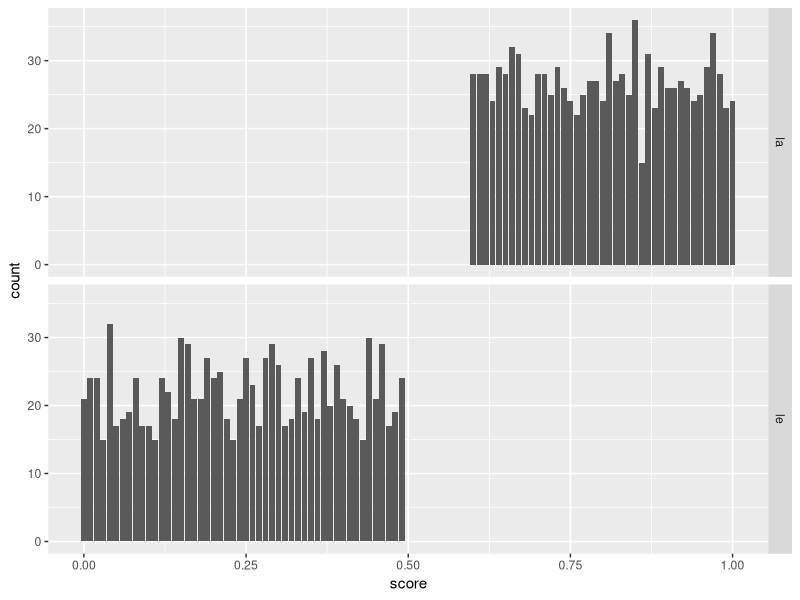
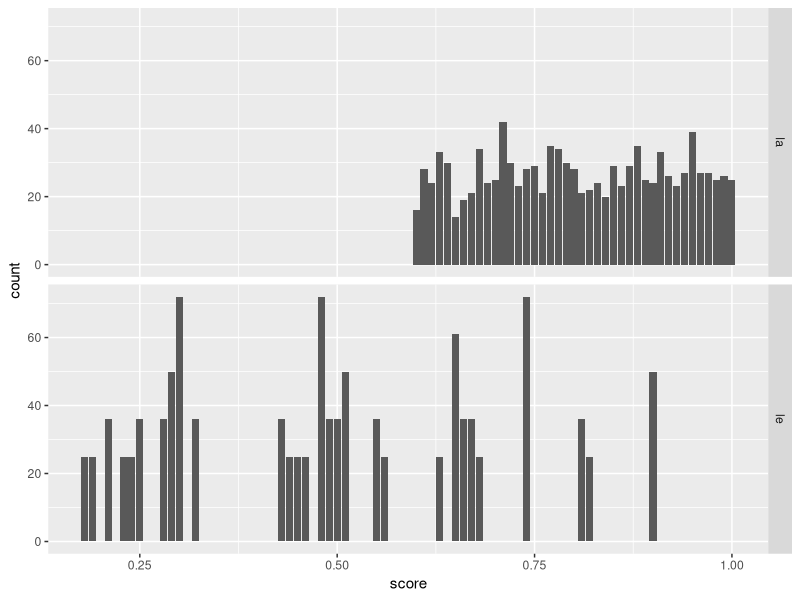
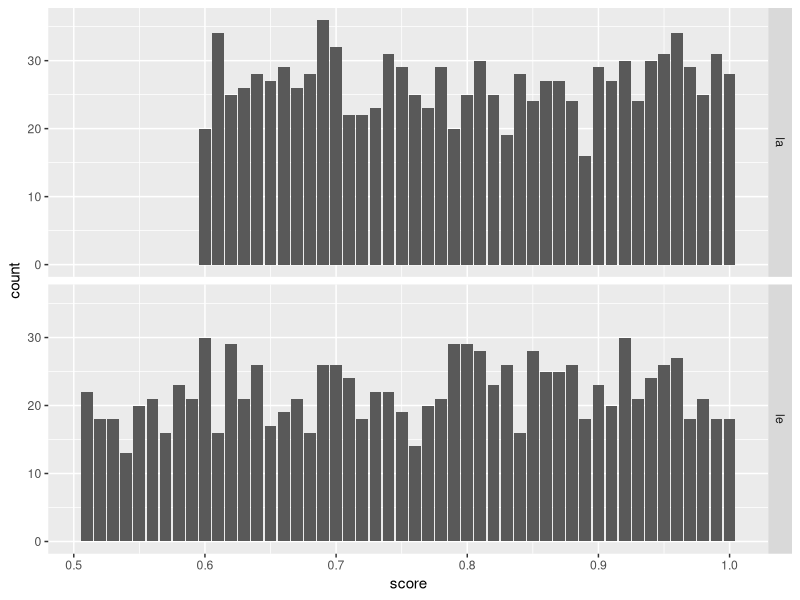
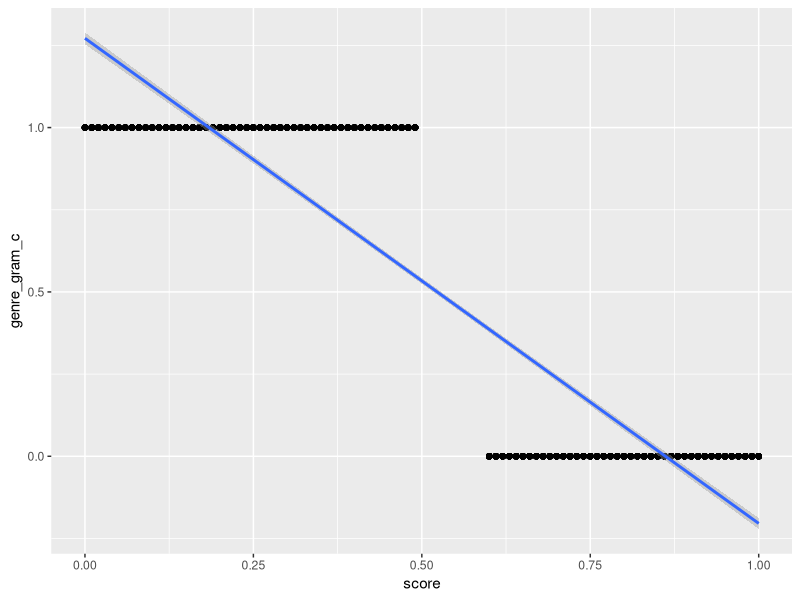
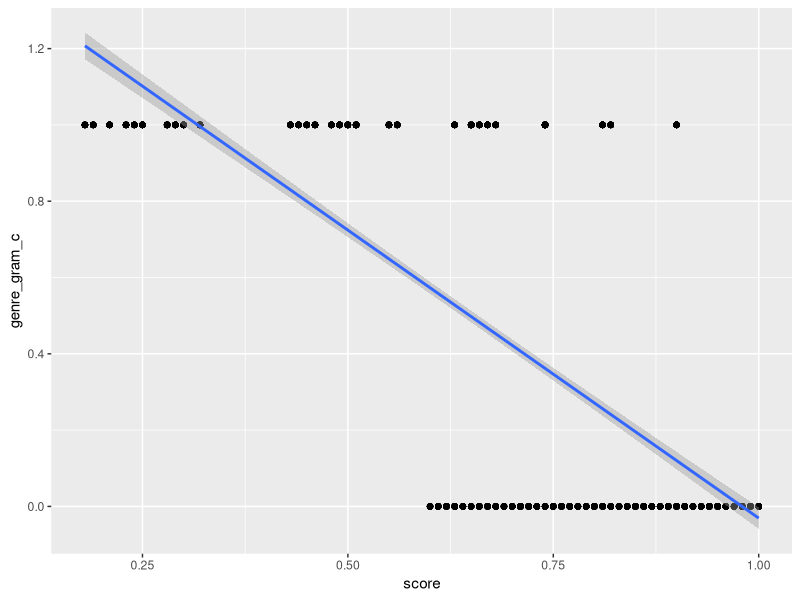
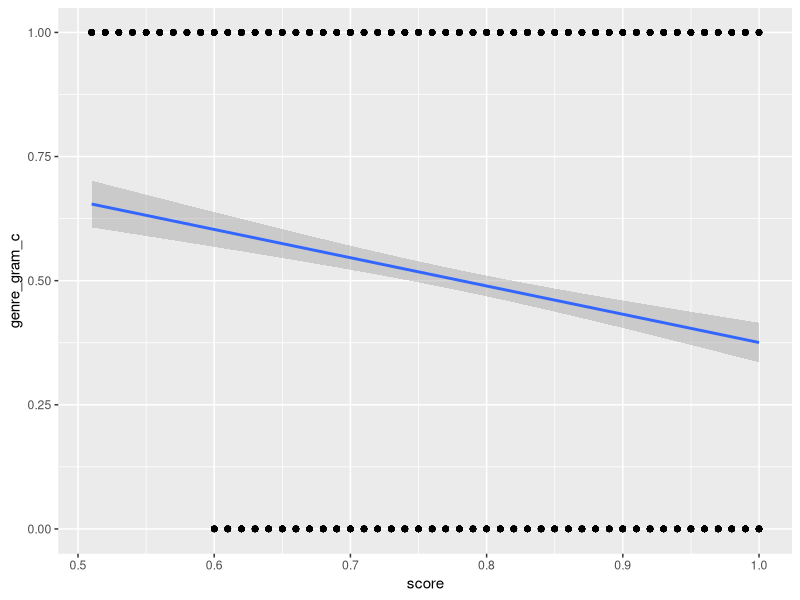
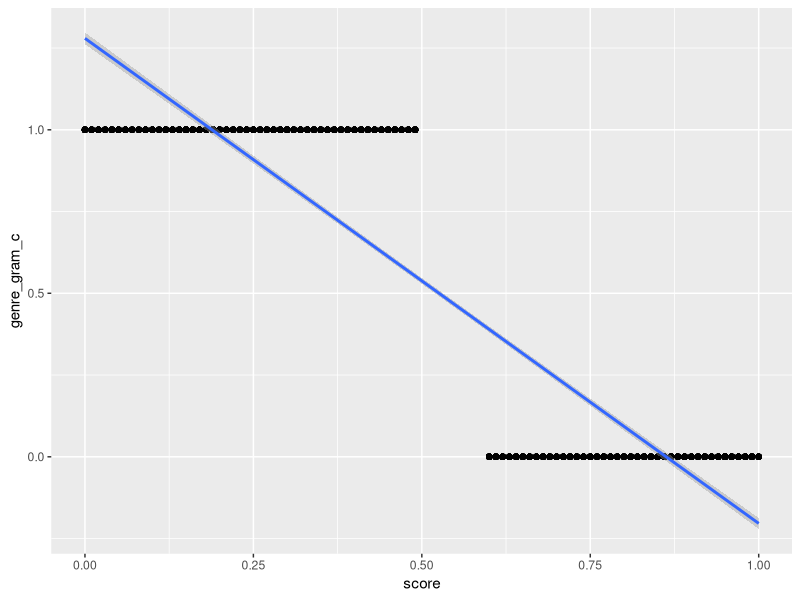
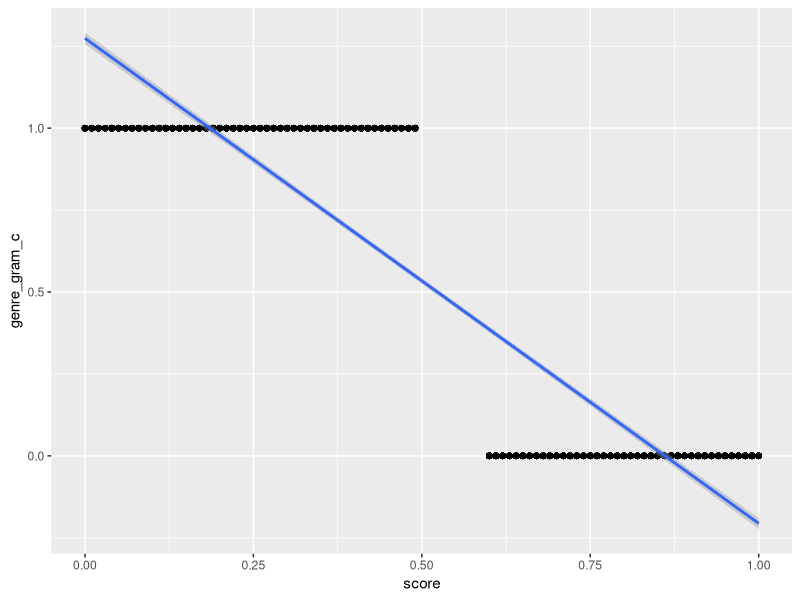

R code for these plots, in order:
## ---- chunk 1
resultats_vide <- readr::read_csv("results_vide.csv")

#on filtre le dataset afin de pouvoir simuler des données différentes pour le et la.
results_le <- dplyr::filter(resultats_vide, genre_grammatical == "le")
#pour avoir une limite correcte dans notre sample aléatoire, on donne la valeur de x en avance.
x <- (0:49)/100
results_le$score <- sample(x, nrow(results_le), replace = TRUE)

# On procède de la même manière pour LA
results_la <- dplyr::filter(resultats_vide, genre_grammatical == "la")
#pour avoir une limite correcte dans notre sample aléatoire, on donne la valeur de x en avance.
x <- (60:100)/100
results_la$score <- sample(x, nrow(results_le), replace = TRUE)

#on combine les deux datasets, c'est à dire qu'on combine les deux variables de genre grammatical
fake_results_1 <- rbind(results_la, results_le)
## ---- chunk 2
#répartition des données
ggplot2::ggplot(fake_results_1, ggplot2::aes(score)) +
  ggplot2::geom_bar() + 
  ggplot2::facet_grid(genre_grammatical ~ .)
## ---- chunk 3
resultats_vide <- readr::read_csv("results_vide.csv")

#on filtre le dataset afin de pouvoir simuler des données différentes pour le et la.
results_le <- dplyr::filter(resultats_vide, genre_grammatical == "le")

#les scores pour le genre grammatical masculin correspondent exactement aux scores de Miserky et al.
results_le$score <- results_le$score_miserky


results_la <- dplyr::filter(resultats_vide, genre_grammatical == "la")
#pour avoir une limite correcte dans notre sample aléatoire, on donne la valeur de x en avance.
x <- (60:100)/100
results_la$score <- sample(x, nrow(results_le), replace = TRUE)

#on combine les deux datasets, c'est à dire qu'on combine les deux variables de genre grammatical
fake_results_2 <- rbind(results_la, results_le)
## ---- chunk 4
#répartition des données
ggplot2::ggplot(fake_results_2, ggplot2::aes(score)) +
  ggplot2::geom_bar() + 
  ggplot2::facet_grid(genre_grammatical ~ .)
## ---- chunk 5
resultats_vide <- readr::read_csv("results_vide.csv")

#on filtre le dataset afin de pouvoir simuler des données différentes pour le et la.
results_le <- dplyr::filter(resultats_vide, genre_grammatical == "le")

#pour avoir une limite correcte dans notre sample aléatoire, on donne la valeur de x en avance.
x <- (51:100)/100
results_le$score <- sample(x, nrow(results_le), replace = TRUE)

# On procède de la même manière pour LA
results_la <- dplyr::filter(resultats_vide, genre_grammatical == "la")

#pour avoir une limite correcte dans notre sample aléatoire, on donne la valeur de x en avance.
x <- (60:100)/100
results_la$score <- sample(x, nrow(results_le), replace = TRUE)

#on combine les deux datasets, c'est à dire qu'on combine les deux variables de genre grammatical
fake_results_3 <- rbind(results_la, results_le)
## ---- chunk 6
#répartition des données
ggplot2::ggplot(fake_results_3, ggplot2::aes(score)) +
  ggplot2::geom_bar() + 
  ggplot2::facet_grid(genre_grammatical ~ .)
## ---- chunk 7
#codage fake_dataset_1.
fake_results_1$genre_gram_c <- ifelse(fake_results_1$genre_grammatical == "le", 1, 0)

#codage fake_dataset_2.
fake_results_2$genre_gram_c <- ifelse(fake_results_2$genre_grammatical == "le", 1, 0)

#codage fake_dataset_3.
fake_results_3$genre_gram_c <- ifelse(fake_results_3$genre_grammatical == "le", 1, 0)

## ---- chunk 8
m1 <- lm(score ~ genre_gram_c, data = fake_results_1)
summary(m1)
## ---- chunk 9
ggplot2::ggplot(fake_results_1, ggplot2::aes(x = score, y = genre_gram_c)) + 
  ggplot2::geom_point() +
  ggplot2::stat_smooth(method = "lm")
## ---- chunk 10
m2 <- lm(score ~ genre_gram_c, data = fake_results_2)
summary(m2)
## ---- chunk 11
ggplot2::ggplot(fake_results_2, ggplot2::aes(x = score, y = genre_gram_c)) + 
  ggplot2::geom_point() +
  ggplot2::stat_smooth(method = "lm")
## ---- chunk 12
m3 <- lm(score ~ genre_gram_c, data = fake_results_3)
summary(m3)
## ---- chunk 13
ggplot2::ggplot(fake_results_3, ggplot2::aes(x = score, y = genre_gram_c)) + 
  ggplot2::geom_point() +
  ggplot2::stat_smooth(method = "lm")
## ---- chunk 14
#constituer un petit échantillon random de résultats
for (i in 100) {
  #on utilise les données des datasets, pour pouvoir comparer les coefficients
  simulation_1 <- fake_results_1
  # on rééchantillonne les données aléatoirement
  simulation_1$score[simulation_1$genre_grammatical == "le"] <- 
    #mais on utilise les scores des bons prédicteurs, soit "le" échantillonné pour "le"
    sample(simulation_1$score[simulation_1$genre_grammatical == "le"], replace = TRUE)
  #"la" échantillonné aléatoirement pour "la" seulement aussi
  simulation_1$score[simulation_1$genre_grammatical == "la"] <- 
    sample(simulation_1$score[simulation_1$genre_grammatical == "la"], replace = TRUE)
  #on applique le modèle linéaire aux nouveaux échantillons
  test_statistique <- lm(score ~ genre_gram_c, data = simulation_1)
}
summary(test_statistique)
## ---- chunk 15
ggplot2::ggplot(simulation_1, ggplot2::aes(x = score, y = genre_gram_c)) + 
  ggplot2::geom_point() +
  ggplot2::stat_smooth(method = "lm")
## ---- chunk 16
for (i in 200) {
  simulation_2 <- fake_results_1
  simulation_2$score[simulation_2$genre_grammatical == "le"] <- 
    sample(simulation_2$score[simulation_2$genre_grammatical == "le"], replace = TRUE)
  simulation_2$score[simulation_2$genre_grammatical == "la"] <- 
    sample(simulation_2$score[simulation_2$genre_grammatical == "la"], replace = TRUE)
  test_statistique <- lm(score ~ genre_gram_c, data = simulation_2)
}
summary(test_statistique)
## ---- chunk 17
ggplot2::ggplot(simulation_2, ggplot2::aes(x = score, y = genre_gram_c)) + 
  ggplot2::geom_point() +
  ggplot2::stat_smooth(method = "lm")
## ---- chunk 18
#constituer un petit échantillon random de résultats
for (i in 50) {
  simulation_3 <- fake_results_1
  simulation_3$score[simulation_2$genre_grammatical == "le"] <- 
    sample(simulation_3$score[simulation_3$genre_grammatical == "le"], replace = TRUE)
  simulation_3$score[simulation_3$genre_grammatical == "la"] <- 
    sample(simulation_3$score[simulation_3$genre_grammatical == "la"], replace = TRUE)
  test_statistique <- lm(score ~ genre_gram_c, data = simulation_3)
}
summary(test_statistique)
## ---- chunk 19
ggplot2::ggplot(simulation_3, ggplot2::aes(x = score, y = genre_gram_c)) + 
  ggplot2::geom_point() +
  ggplot2::stat_smooth(method = "lm")
## ---- chunk 20
#on essaie de rééchantillonné selon la taille originale du dataset
for (i in nrow(fake_results_1)) {
  simulation_4 <- fake_results_1
  simulation_4$score[simulation_4$genre_grammatical == "le"] <- 
    sample(simulation_4$score[simulation_4$genre_grammatical == "le"], replace = TRUE)
  simulation_4$score[simulation_4$genre_grammatical == "la"] <- 
    sample(simulation_4$score[simulation_3$genre_grammatical == "la"], replace = TRUE)
  test_statistique <- lm(score ~ genre_gram_c, data = simulation_4)
}
summary(test_statistique)
## ---- chunk 21
ggplot2::ggplot(simulation_4, ggplot2::aes(x = score, y = genre_gram_c)) + 
  ggplot2::geom_point() +
  ggplot2::stat_smooth(method = "lm")
## ---- chunk 22
for (i in 100) {
  simulation_5 <- fake_results_2
  simulation_5$score[simulation_5$genre_grammatical == "le"] <- 
    sample(simulation_5$score[simulation_5$genre_grammatical == "le"], replace = TRUE)
  simulation_5$score[simulation_5$genre_grammatical == "la"] <- 
    sample(simulation_5$score[simulation_5$genre_grammatical == "la"], replace = TRUE)
  test_statistique <- lm(score ~ genre_gram_c, data = simulation_5)
}
summary(test_statistique)
## ---- chunk 23
ggplot2::ggplot(simulation_5, ggplot2::aes(x = score, y = genre_gram_c)) + 
  ggplot2::geom_point() +
  ggplot2::stat_smooth(method = "lm")
## ---- chunk 24
for (i in 200) {
  simulation_6 <- fake_results_2
  simulation_6$score[simulation_6$genre_grammatical == "le"] <- 
    sample(simulation_6$score[simulation_6$genre_grammatical == "le"], replace = TRUE)
  simulation_6$score[simulation_6$genre_grammatical == "la"] <- 
    sample(simulation_6$score[simulation_6$genre_grammatical == "la"], replace = TRUE)
  test_statistique <- lm(score ~ genre_gram_c, data = simulation_6)
}
summary(test_statistique)
## ---- chunk 25
ggplot2::ggplot(simulation_6, ggplot2::aes(x = score, y = genre_gram_c)) + 
  ggplot2::geom_point() +
  ggplot2::stat_smooth(method = "lm")
## ---- chunk 26
#constituer un petit échantillon random de résultats
for (i in 50) {
  simulation_7 <- fake_results_2
  simulation_7$score[simulation_7$genre_grammatical == "le"] <- 
    sample(simulation_7$score[simulation_7$genre_grammatical == "le"], replace = TRUE)
  simulation_7$score[simulation_7$genre_grammatical == "la"] <- 
    sample(simulation_7$score[simulation_7$genre_grammatical == "la"], replace = TRUE)
  test_statistique <- lm(score ~ genre_gram_c, data = simulation_7)
}
summary(test_statistique)
## ---- chunk 27
ggplot2::ggplot(simulation_7, ggplot2::aes(x = score, y = genre_gram_c)) + 
  ggplot2::geom_point() +
  ggplot2::stat_smooth(method = "lm")
## ---- chunk 28
#on essaie de rééchantillonné selon la taille originale du dataset
for (i in nrow(fake_results_2)) {
  simulation_8 <- fake_results_2
  simulation_8$score[simulation_8$genre_grammatical == "le"] <- 
    sample(simulation_8$score[simulation_8$genre_grammatical == "le"], replace = TRUE)
  simulation_8$score[simulation_8$genre_grammatical == "la"] <- 
    sample(simulation_8$score[simulation_8$genre_grammatical == "la"], replace = TRUE)
  test_statistique <- lm(score ~ genre_gram_c, data = simulation_8)
}
summary(test_statistique)
## ---- chunk 29
ggplot2::ggplot(simulation_8, ggplot2::aes(x = score, y = genre_gram_c)) + 
  ggplot2::geom_point() +
  ggplot2::stat_smooth(method = "lm")
## ---- chunk 30
#constituer un petit échantillon random de résultats
for (i in 100) {
  #on utilise les données des datasets, pour pouvoir comparer les coefficients
  simulation_9 <- fake_results_3
  # on rééchantillonne les données aléatoirement
  simulation_9$score[simulation_9$genre_grammatical == "le"] <- 
    #mais on utilise les scores des bons prédicteurs, soit "le" échantillonné pour "le"
    sample(simulation_9$score[simulation_9$genre_grammatical == "le"], replace = TRUE)
  #"la" échantillonné aléatoirement pour "la" seulement aussi
  simulation_9$score[simulation_9$genre_grammatical == "la"] <- 
    sample(simulation_9$score[simulation_9$genre_grammatical == "la"], replace = TRUE)
  #on applique le modèle linéaire aux nouveaux échantillons
  test_statistique <- lm(score ~ genre_gram_c, data = simulation_9)
}
summary(test_statistique)
## ---- chunk 31
ggplot2::ggplot(simulation_9, ggplot2::aes(x = score, y = genre_gram_c)) + 
  ggplot2::geom_point() +
  ggplot2::stat_smooth(method = "lm")
## ---- chunk 32
for (i in 200) {
  simulation_10 <- fake_results_3
  simulation_10$score[simulation_10$genre_grammatical == "le"] <- 
    sample(simulation_10$score[simulation_10$genre_grammatical == "le"], replace = TRUE)
  simulation_10$score[simulation_10$genre_grammatical == "la"] <- 
    sample(simulation_10$score[simulation_10$genre_grammatical == "la"], replace = TRUE)
  test_statistique <- lm(score ~ genre_gram_c, data = simulation_10)
}
summary(test_statistique)
## ---- chunk 33
ggplot2::ggplot(simulation_10, ggplot2::aes(x = score, y = genre_gram_c)) + 
  ggplot2::geom_point() +
  ggplot2::stat_smooth(method = "lm")
## ---- chunk 34
#constituer un petit échantillon random de résultats
for (i in 50) {
  simulation_11 <- fake_results_3
  simulation_11$score[simulation_11$genre_grammatical == "le"] <- 
    sample(simulation_11$score[simulation_11$genre_grammatical == "le"], replace = TRUE)
  simulation_11$score[simulation_11$genre_grammatical == "la"] <- 
    sample(simulation_11$score[simulation_11$genre_grammatical == "la"], replace = TRUE)
  test_statistique <- lm(score ~ genre_gram_c, data = simulation_11)
}
summary(test_statistique)
## ---- chunk 35
ggplot2::ggplot(simulation_11, ggplot2::aes(x = score, y = genre_gram_c)) + 
  ggplot2::geom_point() +
  ggplot2::stat_smooth(method = "lm")
## ---- chunk 36
#on essaie de rééchantillonné selon la taille originale du dataset
for (i in nrow(fake_results_3)) {
  simulation_12 <- fake_results_3
  simulation_12$score[simulation_12$genre_grammatical == "le"] <- 
    sample(simulation_12$score[simulation_12$genre_grammatical == "le"], replace = TRUE)
  simulation_12$score[simulation_12$genre_grammatical == "la"] <- 
    sample(simulation_12$score[simulation_12$genre_grammatical == "la"], replace = TRUE)
  test_statistique <- lm(score ~ genre_gram_c, data = simulation_12)
}
summary(test_statistique)
## ---- chunk 37
ggplot2::ggplot(simulation_12, ggplot2::aes(x = score, y = genre_gram_c)) + 
  ggplot2::geom_point() +
  ggplot2::stat_smooth(method = "lm")
## ---- chunk 38
#statistics <- NULL
#for (i in 1:100) {
 # results_fake <- results_2911
  #results_fake$score[results_fake$genre_grammatical == "la"] <- 
   # sample(results_fake$score[results_fake$genre_grammatical == "la"], replace = TRUE)
  #results_fake$score[results_fake$genre_grammatical == "le"] <-
   # sample(results_fake$score[results_fake$genre_grammatical == "la"], replace = TRUE)
  #statistics <- c(statistics,
   #               summary(lm(score ~ genre_grammatical_c, data=results_fake))$coefficients[2,3])
                  #coef(lm(score ~ genre_grammatical_c, data=results_fake))["genre_grammatical_c"])
#}
#hist(statistics)
## ---- chunk 39
#results_2911_le <- dplyr::filter(results_2911, genre_grammatical == "le")
#results_2911_le$score_miserky_ctr <- results_2911_le$score_miserky - 0.5
#summary(lm(score ~ 1, data=results_2911_le))
#m_1 <- lm(score ~ 1, data=results_2911_le)
#summary(m_1)
#confint(m_2, "(Intercept)")

#indices <- sample(1:nrow(results_2911_le),
 #                 nrow(results_2911_le),
  #                replace=TRUE)
#results_resampled <- results_2911_le[indices,]
#summary(lm(score ~ 1, data=results_resampled))

#m_2 <- lm(score ~ score_miserky_ctr, data=results_2911_le)
#summary(m_2)
#car::linearHypothesis(m_2, "(Intercept) + 0.4*score_miserky_ctr = 0.3")
#ggplot2::ggplot(results_2911_le, ggplot2::aes(x=score_miserky_ctr, y=score)) +
#  ggplot2::geom_point() +
 # ggplot2::geom_smooth(method="lm")
## ---- chunk 40
#results_2911$genre_grammatical_c <- ifelse(results_2911$genre_grammatical == "le", 1, 0)
#summary(lm(score ~ genre_grammatical_c + 1, data=results_2911))
#ggplot2::ggplot(results_2911, ggplot2::aes(x=score)) +
 # ggplot2::geom_histogram() +
  #ggplot2::facet_grid(genre_grammatical_c ~ .)
